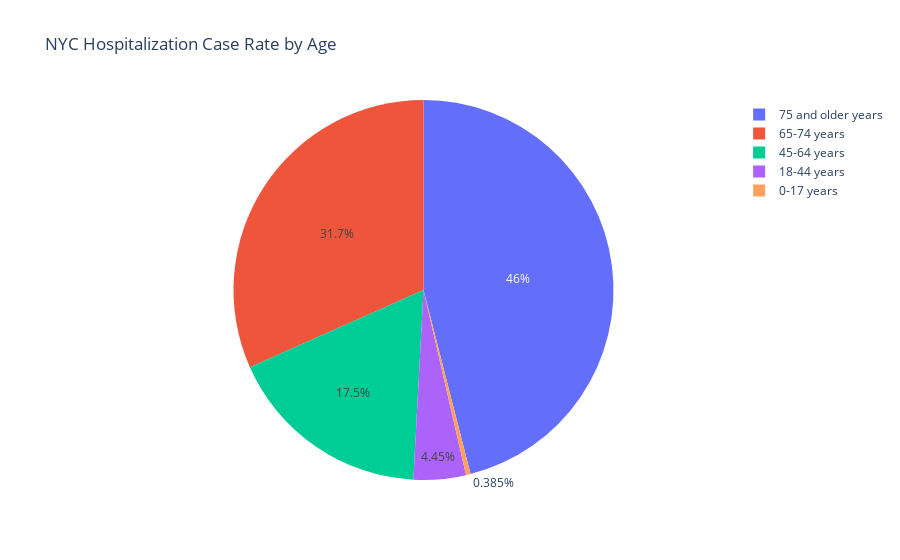

Notebook code cell kept with this figure:
### Code cell
plot_pie(mod_ba, "HOSPITALIZED_CASE_RATE","AGE_GROUP", "NYC Hospitalization Case Rate by Age")

### Figure 1 — Plotly figure (JSON) as saved in the notebook; plotly's stock layout.template omitted (floating-point values rounded to 4 significant figures)
{"data": [{"domain": {"x": [0, 1], "y": [0, 1]}, "hovertemplate": "AGE_GROUP=%{label}<br>HOSPITALIZED_CASE_RATE=%{value}<extra></extra>", "labels": ["0-17 years", "18-44 years", "45-64 years", "65-74 years", "75 and older years"], "legendgroup": "", "name": "", "showlegend": true, "type": "pie", "values": [11.47, 132.7, 521.8, 944.3, 1373.0]}], "layout": {"legend": {"tracegroupgap": 0}, "title": {"text": "NYC Hospitalization Case Rate by Age"}}}
